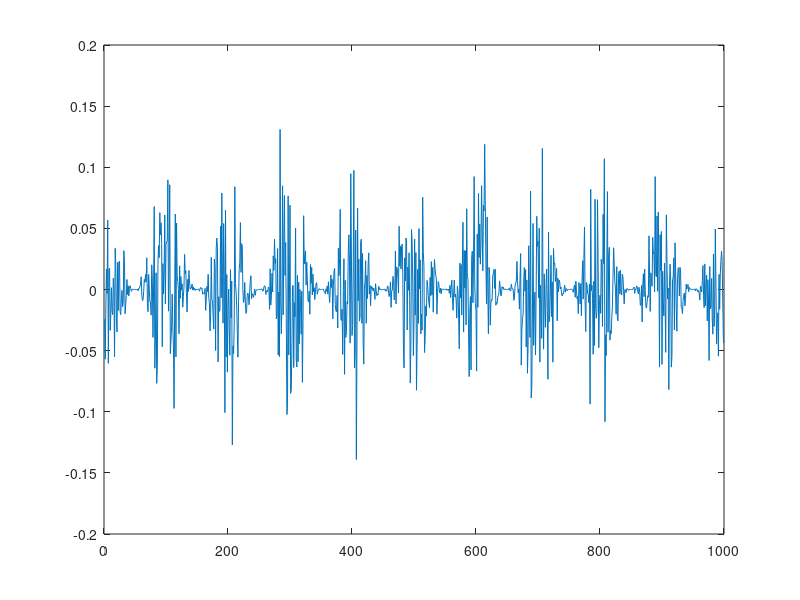
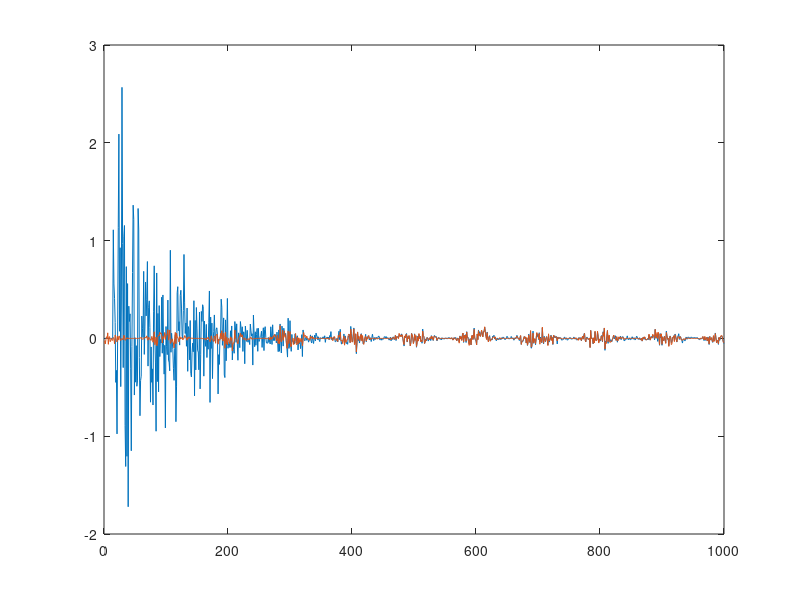

MATLAB code for these plots, in order:
clear all
M = 1000;
t = (1:M)';
noise = randn(M, 1);
govor = 0.05*randn(M, 1);
govor = govor.*cos(10*pi*t/M).^2; %modulisani govorni signal 
x1 = noise;
noise2 = conv(noise, [3, 2, -1, 0, 1, 1]);
noise2 = noise(1:M);
x2 = noise + govor;
x = x1;
d = x2;
N = 15;
mi = 0.01;
H = zeros(N, 1);
e = zeros(M, 1);
for n = N:M
    X = x(n:-1:n-N+1);
    y = H'*X;
    e(n) = d(n) - y;
    H = H + mi*e(n)*X;
end
t = 1:M;
plot(govor)
figure
plot(t, e, t, govor)